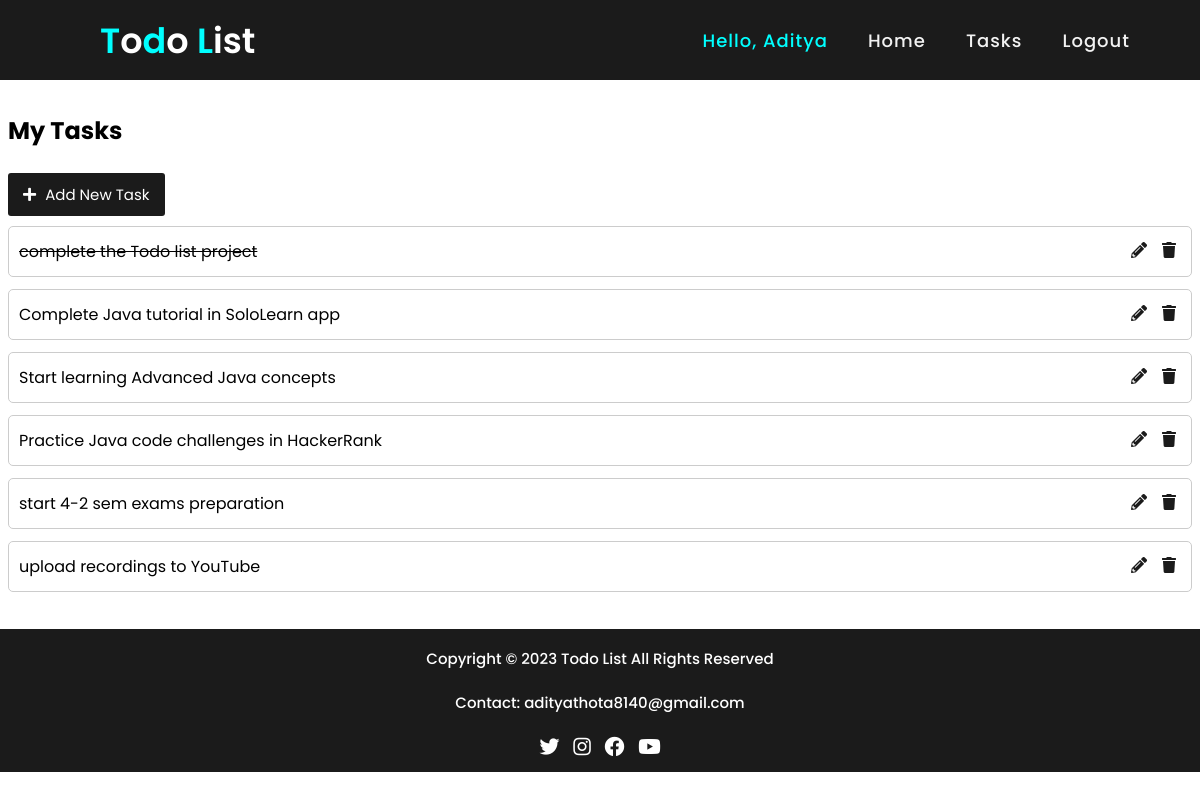
The page /tasks/ (signed in) on the database its author committed.
### myapp/models.py (models this page shows)
class Task(models.Model):
    user = models.ForeignKey(User, on_delete=models.CASCADE)
    title = models.CharField(max_length=100)
    completed = models.BooleanField(default=False)

### myapp/views.py (the view)
# urls.py: path('', views.task_list, name='task_list'),
@login_required
def task_list(request):
    tasks = Task.objects.filter(user=request.user)
    context = {
        'tasks': tasks
    }
    return render(request, 'task_list.html', context)

### templates/task_list.html
{% extends 'base.html' %}
{% block contents %}
<div class="tlist">
<h2>My Tasks</h2><br>
<div class="add-style">
<a href="{% url 'create_task' %}" class="add-btn"><i class="fas fa-plus"></i> Add New Task</a>
</div>
{% for task in tasks %}
<ul class="task-list">
  {% if task.completed %}
  <li class="task-item">
    <div class="task-info">
      <p class="task-title"><s>{{task.title}}</s></p>
    </div>
    <div class="task-actions">
      <a href="{% url 'edit_task' task.id %}" class="edit-btn"><i class="fas fa-pencil-alt"></i></a>
      <a href="{% url 'delete_task' task.id %}" class="delete-btn"><i class="fas fa-trash"></i></a>
    </div>
  </li>
  {% else %}
  <li class="task-item">
    <div class="task-info">
      <p class="task-title">{{task.title}}</p>
    </div>
    <div class="task-actions">
      <a href="{% url 'edit_task' task.id %}" class="edit-btn"><i class="fas fa-pencil-alt"></i></a>
      <a href="{% url 'delete_task' task.id %}" class="delete-btn"><i class="fas fa-trash"></i></a>
    </div>
  </li>
  {% endif %}
</ul>
{% endfor %}
</div>
{% endblock %}

### templates/base.html (shortened to what this page needs)
<!DOCTYPE html>
{% load static %}
<html lang="en">
<head>
    <link rel="stylesheet" href="{% static 'styles/css/style.css' %}">
    <link rel="stylesheet" href="{% static 'styles/css/home.css' %}">
    <link rel="stylesheet" href="{% static 'styles/css/task_list.css' %}">
    <link rel="stylesheet" href="{% static 'styles/css/task_form.css' %}">
    <link rel="stylesheet" href="{% static 'styles/css/login.css' %}">
    <link rel="stylesheet" href="{% static 'styles/css/register.css' %}">
  <link rel="stylesheet" href="https://cdnjs.cloudflare.com/ajax/libs/font-awesome/5.15.3/css/all.min.css" />
</head>
<body>
<nav>
    <div class="logo">
        <span class="test">T</span>o<span class="test">d</span>o&nbsp;<span class="test">L</span>ist
    </div>
    <ul>
        {% if user.is_authenticated %}
        <li><a class="active" href="">Hello, {{user.first_name}}</a></li>
        <li><a href="{% url 'home' %}">Home</a></li>
        <li><a href="{% url 'task_list' %}">Tasks</a></li>
        <li><a href="{% url 'logout' %}">Logout</a></li>
        {% else %}
        <li><a href="{% url 'home' %}">Home</a></li>
        <li><a href="{% url 'task_list' %}">Tasks</a></li>
        <li><a href="{% url 'register' %}">Register</a></li>
        <li><a href="{% url 'login' %}">Login</a></li>
        {% endif %}
    </ul>
</nav>
<br>
{% block contents %}
{% endblock %}
<br>
<footer class="footer">
  <p>Copyright &copy; 2023 <a href="{% url 'home' %}">Todo List</a> All Rights Reserved</p>
  <p>Contact: <a href="mailto:adityathota8140@gmail.com">adityathota8140@gmail.com</a></p>
    <ul class="social-icons">
    <li><a href="https://twitter.com/yourproject" target="_blank"><i class="fab fa-twitter"></i></a></li>
    <li><a href="https://www.instagram.com/yourproject" target="_blank"><i class="fab fa-instagram"></i></a></li>
    <li><a href="https://www.facebook.com/yourproject" target="_blank"><i class="fab fa-facebook"></i></a></li>
    <li><a href="https://www.youtube.com/channel/yourchannel" target="_blank"><i class="fab fa-youtube"></i></a></li>
    </ul>
</footer>
</body>
</html>

### static/styles/css/style.css (style rules this page uses)
* { margin: 0; padding: 0; box-sizing: border-box; font-family: 'Poppins', sans-serif; }
.tlist { margin: 8px; }
nav { display: flex; height: 80px; width: 100%; background: #1b1b1b; align-items: center; justify-content: space-between; padding: 0 50px 0 100px; flex-wrap: wrap; }
nav .logo { color: #fff; font-size: 35px; font-weight: 600; }
nav ul { display: flex; flex-wrap: wrap; list-style: none; }
nav ul li { margin: 0 5px; }
nav ul li a { color: #f2f2f2; text-decoration: none; font-size: 18px; font-weight: 500; padding: 8px 15px; border-radius: 5px; letter-spacing: 1px; transition: all 0.3s ease; }
.test { color:cyan; }
nav ul li a.active, nav ul li a:hover { color: cyan; background: none; }
.footer { background-color: #1b1b1b; color: white; padding: 10px; text-align: center; font-size: 14px; }
.footer p a { text-decoration: none; color: white; }
.footer p { margin-bottom: 5px; font-size: 15px; font-weight: 500; padding: 8px 15px; }
.social-icons { list-style: none; padding: 0; margin: 10px 0 0 0; }
.social-icons li { display: inline-block; margin-right: 10px; }
.social-icons li:last-child { margin-right: 0; }
.social-icons a { color: #fff; font-size: 20px; transition: color 0.2s ease-in-out; }

### static/styles/css/task_list.css (style rules this page uses)
.task-list { list-style: none; margin: 0; padding: 0; }
.task-item { display: flex; align-items: center; justify-content: space-between; border: 1px solid #ccc; border-radius: 5px; padding: 10px; margin-bottom: 12px; }
.task-title { margin: 0; }
.task-actions { display: flex; align-items: center; justify-content: flex-end; margin-left: auto; }
.task-actions a { display: inline-block; padding: 5px; margin-left: 5px; color: #1b1b1b; background-color: #fff; border-radius: 3px; font-size: 0.8em; }
.task-actions a i { font-size:16px; }
.add-btn { display: inline-block; padding: 10px 15px; margin-bottom: 10px; color: #fff; background-color: #1b1b1b; border: none; border-radius: 3px; font-size: 15px; }
.add-style a { text-decoration: none; margin-bottom: 10px; }
.add-btn i { margin-right: 5px; }

### rows shown on the page
Task: title "complete the Todo list project"
Task: title "Complete Java tutorial in SoloLearn app"
Task: title "Start learning Advanced Java concepts"
Task: title "Practice Java code challenges in HackerRank"
Task: title "start 4-2 sem exams preparation"
Task: title "upload recordings to YouTube"

### other values the page prints
{{ user.first_name }} "Aditya"
